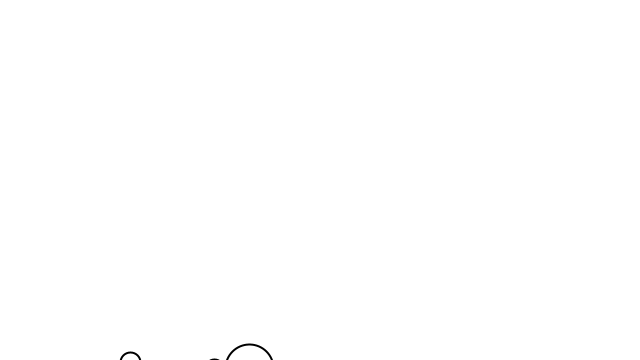
Frame 1 (no input)
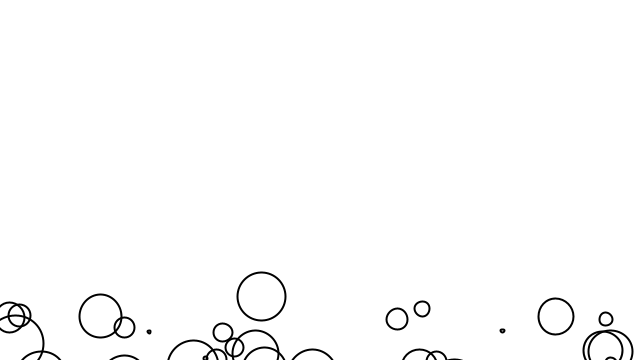
Frame 60 (the mouse pressed at the canvas centre just before this capture)
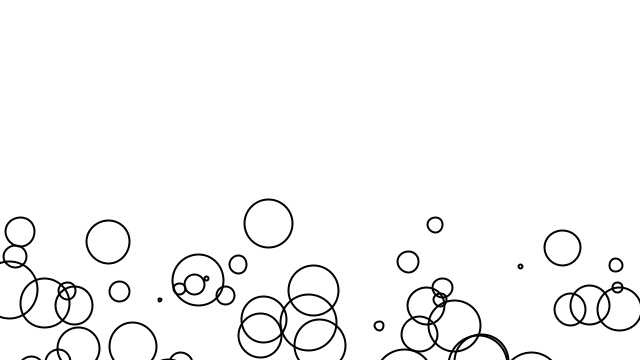
Frame 120 (the mouse held since frame 60 and released just before this capture)

The Processing sketch that drew these frames (run headless with seeded random() and noise(); from frame 60 on, the mouse is pressed at the canvas centre):

// Processing sketch: nice_bubble_arrays
// ── nice_bubble_arrays.pde
//goes with video 8.4
//Code train

Bubble[] bubbles = new Bubble[50];

//Bubble(size, fill, speed)
void setup() {
  size(640, 360);  
    for(int i=0; i<bubbles.length; i++){
  bubbles[i] = new Bubble(random(60),0,random(0.5, 1.5));
  }

}

void draw() {
  background(255);
  
  
    for(int i=0; i< bubbles.length; i++){
    bubbles[i].display();
  bubbles[i].ascend();
  bubbles[i].top();
  }

}

// ── Bubble.pde
class Bubble {

  float x;
  float y;
  float diameter; 
  float colour; 
  float speed; 

  //constructer
  Bubble(float tempD, float tempColour, float tempSpeed) {
    //data
    x = random(width);
    y = height+random(150);
    diameter = tempD;
    colour = tempColour; 
    speed = tempSpeed; 

  }


  void ascend() {
    y= y -(speed);
    x = x + random(-2, 2);
  }

  void display() {
    stroke(0);
    strokeWeight(2);
    noFill();
    ellipse(x, y, diameter, diameter);
  }



  void top() {
    if (y < diameter/2) {
      y = height;
    }
  }
}
